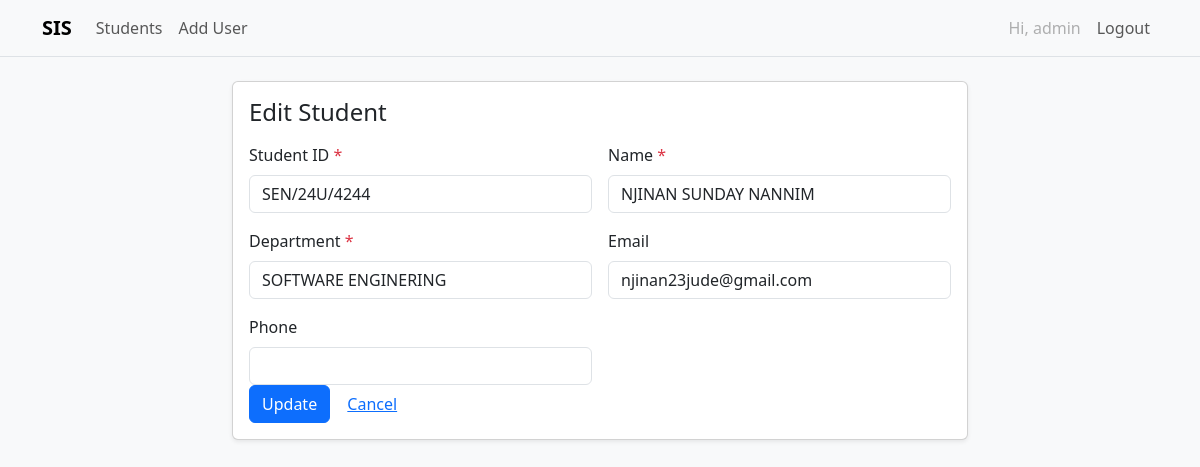
Page /students/2/edit (signed in) on the committed database.
### tables this page shows
CREATE TABLE students (
            id INTEGER PRIMARY KEY AUTOINCREMENT,
            student_id TEXT UNIQUE NOT NULL,
            name TEXT NOT NULL,
            department TEXT NOT NULL,
            email TEXT UNIQUE,
            phone TEXT,
            created_at TEXT NOT NULL
        );

### app.py (the view, shortened to what this page needs)
@app.route("/students/<int:id>/edit", methods=["GET", "POST"])
@login_required
def edit_student(id: int):
    db = get_db()
    row = db.execute("SELECT * FROM students WHERE id = ?", (id,)).fetchone()
    if not row: abort(404)
    return render_template("students/edit.html", s=row, data=dict(row))

### app.py (called while the page is built)
def get_db():
    if "db" not in g:
        g.db = sqlite3.connect(app.config["DATABASE"])
        g.db.row_factory = sqlite3.Row
    return g.db

def login_required(view):
    @wraps(view)
    def wrapped(*args, **kwargs):
        if "user_id" not in session:
            return redirect(url_for("login", next=request.path))
        return view(*args, **kwargs)
    return wrapped

def get_csrf_token():
    token = session.get("_csrf_token")
    if not token:
        import secrets
        token = secrets.token_hex(16)
        session["_csrf_token"] = token
    return token

### templates/students/edit.html (shortened to what this page needs)
{% extends "base.html" %}
{% block content %}
<div class="row justify-content-center">
  <div class="col-md-8">
    <div class="card shadow-sm">
      <div class="card-body">
        <h1 class="h4 mb-3">Edit Student</h1>
        <form method="post">
          {% set values = data %}
          {% include "students/_form_fields.html" %}
          <button class="btn btn-primary">Update</button>
          <a href="{{ url_for('view_student', id=s.id) }}" class="btn btn-link">Cancel</a>
        </form>
      </div>
    </div>
  </div>
</div>
{% endblock %}

### templates/students/_form_fields.html
{% set values = data if data is defined else {} %}
<div class="row g-3">
  <div class="col-md-6">
    <label class="form-label">Student ID <span class="text-danger">*</span></label>
    <input name="student_id" class="form-control" value="{{ values.student_id or '' }}" required>
  </div>
  <div class="col-md-6">
    <label class="form-label">Name <span class="text-danger">*</span></label>
    <input name="name" class="form-control" value="{{ values.name or '' }}" required>
  </div>
  <div class="col-md-6">
    <label class="form-label">Department <span class="text-danger">*</span></label>
    <input name="department" class="form-control" value="{{ values.department or '' }}" required>
  </div>
  <div class="col-md-6">
    <label class="form-label">Email</label>
    <input type="email" name="email" class="form-control" value="{{ values.email or '' }}">
  </div>
  <div class="col-md-6">
    <label class="form-label">Phone</label>
    <input name="phone" class="form-control" value="{{ values.phone or '' }}">
  </div>
</div>

### rows in the picture
students: student_id "SEN/24U/4244", name "NJINAN SUNDAY NANNIM", department "SOFTWARE ENGINERING", email "njinan23jude@gmail.com"

### other values in the picture
{{ session.get('username') }} "admin"
